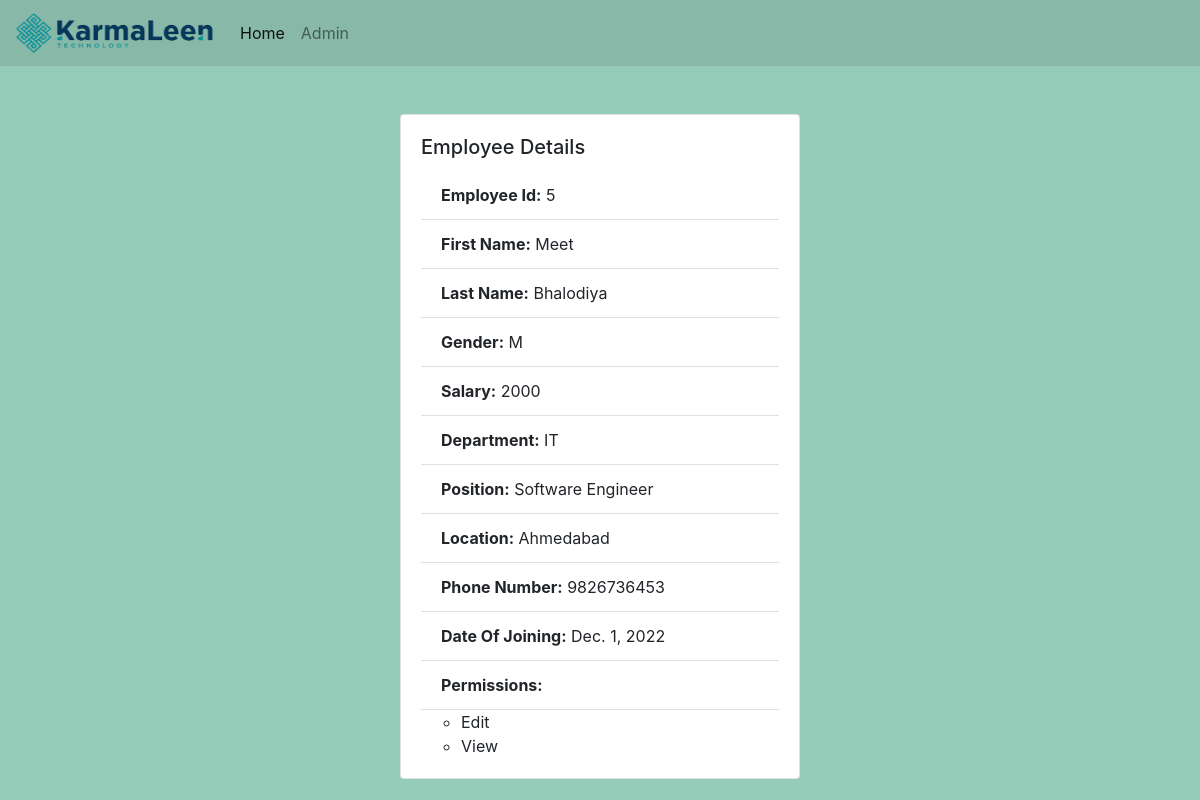
The page /detail5/ on the database its author committed.
### employee_management/models.py (models this page shows, shortened)
class Employee(models.Model):
    gender_choices=[("F","Female"),("M","Male"),("O","Others")]
    Employee_Id=models.IntegerField(primary_key=True)
    First_Name=models.CharField(max_length=256)
    Last_Name=models.CharField(max_length=256)
    Gender=models.CharField(max_length=1,choices=gender_choices)
    Salary=models.PositiveIntegerField()
    Department=models.ForeignKey(Department,on_delete=models.CASCADE)
    Position=models.ForeignKey(Position,on_delete=models.CASCADE)
    Location=models.CharField(max_length=256)
    Phone_No=models.BigIntegerField()
    Date_Of_Joining=models.DateField()
    permission=models.ManyToManyField(Permission)

class Department(models.Model):
    Department_Id=models.IntegerField(primary_key=True)
    Department_Name=models.CharField(max_length=256)
    Description=models.TextField()
    def __str__(self):
        return self.Department_Name

class Position(models.Model):
    Position_Id=models.IntegerField(primary_key=True)
    Position_Name=models.CharField(max_length=256)
    Description=models.TextField()
    def __str__(self):
        return self.Position_Name

class Permission(models.Model):
    permission_name=models.CharField(max_length=203)
    def __str__(self):
        return self.permission_name

### employee_management/views.py (the view)
# urls.py: path("detail<int:pk>/",views.EmployeeDetailView.as_view(),name="detail"),
class EmployeeDetailView(DetailView):
    context_object_name='emp_detail'
    model=Employee

### templates/employee_management/employee_detail.html (shortened to what this page needs)
{% extends "employee_management/base.html" %}
{% block 'body_block' %}
<div class="container mt-5">
    <div class="card mx-auto" style="width:25rem;">
        <div class="card-body">
            <h5 class="card-title">Employee Details</h5>
            <ul class="list-group list-group-flush">
                <li class="list-group-item"><strong>Employee Id:</strong> {{ emp_detail.Employee_Id }}</li>
                <li class="list-group-item"><strong>First Name:</strong> {{ emp_detail.First_Name }}</li>
                <li class="list-group-item"><strong>Last Name:</strong> {{ emp_detail.Last_Name }}</li>
                <li class="list-group-item"><strong>Gender:</strong> {{ emp_detail.Gender }}</li>
                <li class="list-group-item"><strong>Salary:</strong> {{ emp_detail.Salary }}</li>
                <li class="list-group-item"><strong>Department:</strong> {{ emp_detail.Department }}</li>
                <li class="list-group-item"><strong>Position:</strong> {{ emp_detail.Position }}</li>
                <li class="list-group-item"><strong>Location:</strong> {{ emp_detail.Location }}</li>
                <li class="list-group-item"><strong>Phone Number:</strong> {{ emp_detail.Phone_No }}</li>
                <li class="list-group-item"><strong>Date Of Joining:</strong> {{ emp_detail.Date_Of_Joining }}</li>
                <li class="list-group-item"><strong>Permissions:</strong> {{i}}</li>
                {% for i in emp_detail.permission.all %}
                <ul>
                    <li>{{i}}</li>
                </ul>
                {% endfor %}
            </ul>
        </div>
    </div>
</div>
{% endblock 'body_block' %}

### rows shown on the page
Employee: Employee_Id "5", First_Name "Meet", Last_Name "Bhalodiya", Gender "M", Salary "2000", Department "IT", Position "Software Engineer", Location "Ahmedabad", Phone_No "9826736453", Date_Of_Joining "Dec. 1, 2022"
Permission: permission_name "Edit"
Permission: permission_name "View"
